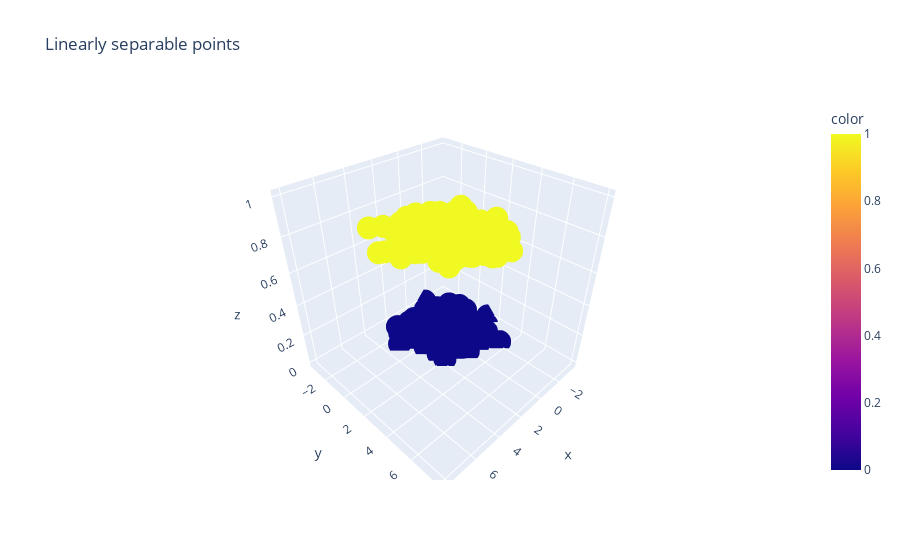

The notebook cell saved with this chart:
### Code cell
fig = px.scatter_3d(x = X_train[:,0],y=X_train[:,1],z = y_train[:],title = "Linearly separable points",color = y_train)
fig.show()

### Figure 1 — Plotly figure (JSON) as saved in the notebook; plotly's stock layout.template omitted (floating-point values rounded to 4 significant figures; data arrays with more than 128 entries replaced by an {"elided": "..."} marker saying what was removed)
{"data": [{"hovertemplate": "x=%{x}<br>y=%{y}<br>z=%{z}<br>color=%{marker.color}<extra></extra>", "legendgroup": "", "marker": {"color": {"elided": "670 int values"}, "coloraxis": "coloraxis", "symbol": "circle"}, "mode": "markers", "name": "", "scene": "scene", "showlegend": false, "type": "scatter3d", "x": {"elided": "670 float values"}, "y": {"elided": "670 float values"}, "z": {"elided": "670 int values"}}], "layout": {"coloraxis": {"colorbar": {"title": {"text": "color"}}, "colorscale": [[0, "#0d0887"], [0.1111, "#46039f"], [0.2222, "#7201a8"], [0.3333, "#9c179e"], [0.4444, "#bd3786"], [0.5556, "#d8576b"], [0.6667, "#ed7953"], [0.7778, "#fb9f3a"], [0.8889, "#fdca26"], [1, "#f0f921"]]}, "legend": {"tracegroupgap": 0}, "scene": {"domain": {"x": [0, 1], "y": [0, 1]}, "xaxis": {"title": {"text": "x"}}, "yaxis": {"title": {"text": "y"}}, "zaxis": {"title": {"text": "z"}}}, "title": {"text": "Linearly separable points"}}}
